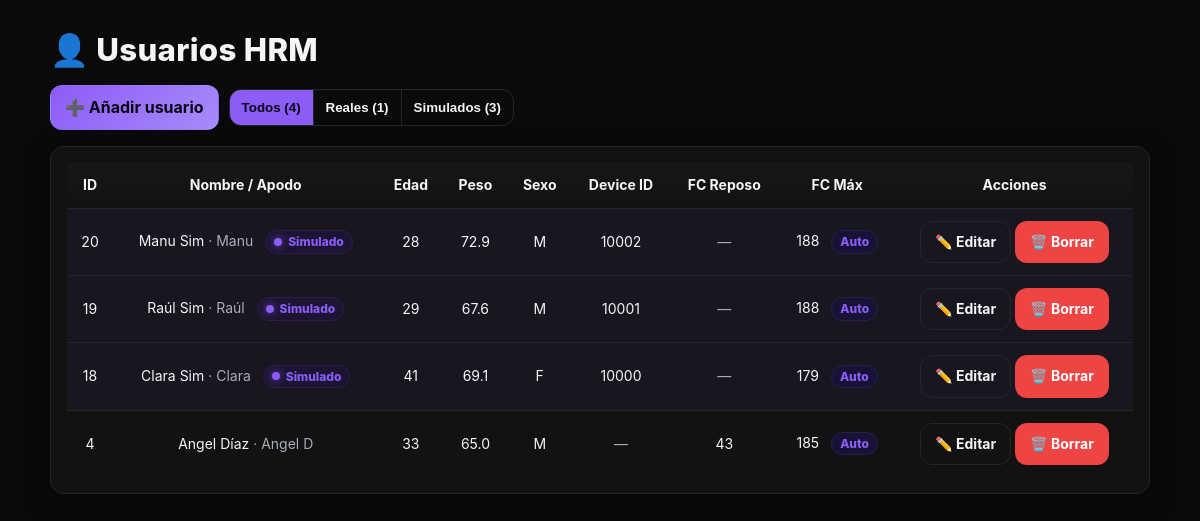
/users, run on an earlier commit of the app's database.
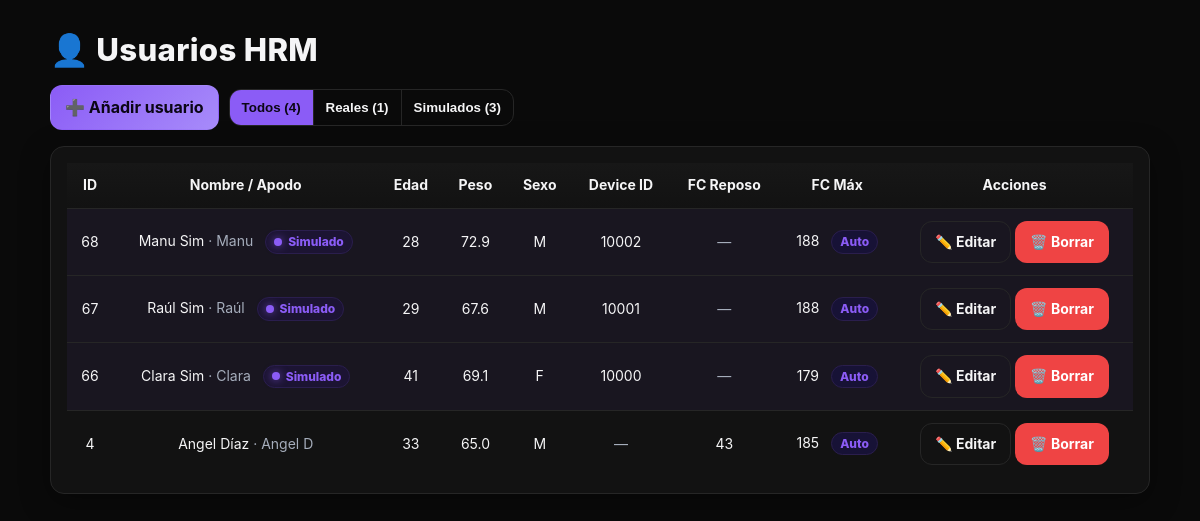
And on a later commit of the database.
### tables this page shows
CREATE TABLE users (
  id INTEGER PRIMARY KEY AUTOINCREMENT,
  nombre    TEXT NOT NULL,
  apellido  TEXT NOT NULL,
  apodo     TEXT NOT NULL,
  edad      INTEGER,            -- legacy (opcional)
  peso      REAL,
  device_id INTEGER UNIQUE,
  sexo      TEXT,               -- 'M' o 'F' (sin CHECK para no romper migraciones)
  hr_rest   INTEGER,            -- FC en reposo (opcional; puede ser NULL)
  hr_max    INTEGER,            -- FC máxima (opcional)
  is_sim    INTEGER DEFAULT 0,  -- 0=real, 1=simulado
  dob       TEXT,               -- YYYY-MM-DD (opcional)
  hr_max_auto INTEGER DEFAULT 1 -- 1=auto (Tanaka), 0=manual
);

### hr_server.py (the view)
@app.route("/users")
def users_list():
    users = db.list_users()
    return render_template("users.html", users=users)

### db.py (called while the page is built)
@contextmanager
def get_conn():
    DB_PATH.parent.mkdir(parents=True, exist_ok=True)
    conn = sqlite3.connect(DB_PATH)
    try:
        yield conn
    finally:
        conn.close()

def _ensure_schema():
    with get_conn() as conn:
        conn.execute(SCHEMA)
        cols = {r[1] for r in conn.execute("PRAGMA table_info(users)").fetchall()}
        if "sexo" not in cols:
            conn.execute("ALTER TABLE users ADD COLUMN sexo TEXT")
        if "hr_rest" not in cols:
            conn.execute("ALTER TABLE users ADD COLUMN hr_rest INTEGER")
        if "hr_max" not in cols:
            conn.execute("ALTER TABLE users ADD COLUMN hr_max INTEGER")
        if "is_sim" not in cols:
            conn.execute("ALTER TABLE users ADD COLUMN is_sim INTEGER DEFAULT 0")
        if "dob" not in cols:
            conn.execute("ALTER TABLE users ADD COLUMN dob TEXT")
        if "hr_max_auto" not in cols:
            conn.execute("ALTER TABLE users ADD COLUMN hr_max_auto INTEGER DEFAULT 1")
        conn.execute(IDX)
        conn.commit()

def list_users():
    _ensure_schema()
    with get_conn() as conn:
        cur = conn.cursor()
        cur.execute("""
            SELECT id, nombre, apellido, apodo, edad, peso, device_id, sexo,
                   hr_rest, hr_max, is_sim, dob, hr_max_auto
            FROM users
            ORDER BY id DESC
        """)
        rows = cur.fetchall()
        return [row_to_dict(r) for r in rows]

def row_to_dict(r):
    return {
        "id":          r[0],
        "nombre":      r[1],
        "apellido":    r[2],
        "apodo":       r[3],
        "edad":        r[4],
        "peso":        r[5],
        "device_id":   r[6],
        "sexo":        r[7],
        "hr_rest":     r[8],
        "hr_max":      r[9],
        "is_sim":      r[10],
        "dob":         r[11],
        "hr_max_auto": r[12],
    }

### hr_server.py (called while the page is built)
def age_from_dob(dob_str):
    if not dob_str:
        return None
    try:
        y, m, d = map(int, dob_str.split('-'))
        dob = date(y, m, d)
        today = date.today()
        age = today.year - dob.year - ((today.month, today.day) < (dob.month, dob.day))
        return max(0, age)
    except Exception:
        return None

def tanaka_from_age(age):
    try:
        e = int(age)
        if e > 0:
            return int(round(208 - 0.7 * e))
    except Exception:
        pass
    return None

def tanaka_from_dob(dob_str):
    a = age_from_dob(dob_str)
    return tanaka_from_age(a)

### templates/users.html (shortened to what this page needs)
<!doctype html>
<html lang="es">
<head>
  <link rel="stylesheet" href="/static/brand.css">
</head>
<body>
  <div class="wrap">
    <h1>👤 Usuarios HRM</h1>
    <div class="toolbar">
      <a class="btn btn-accent" href="{{ url_for('add_user') }}">➕ Añadir usuario</a>
      <div class="filters" role="group" aria-label="Filtro">
        <button type="button" class="active" data-filter="all" id="btn-all">Todos (0)</button>
        <button type="button" data-filter="real" id="btn-real">Reales (0)</button>
        <button type="button" data-filter="sim" id="btn-sim">Simulados (0)</button>
      </div>
    </div>
    <div class="panel card-pad table-wrap">
      <table id="tab">
        <thead>
          <tr>
            <th>ID</th>
            <th>Nombre / Apodo</th>
            <th>Edad</th>
            <th>Peso</th>
            <th>Sexo</th>
            <th>Device ID</th>
            <th>FC Reposo</th>
            <th>FC Máx</th>
            <th>Acciones</th>
          </tr>
        </thead>
        <tbody>
          {% for u in users %}
          {% set edad_disp = (u.dob|age_from_dob) or u.edad %}
          {% set hrmax_disp = u.hr_max if u.hr_max else ((u.dob|tanaka_dob) or (u.edad|tanaka)) %}
          <tr class="{{ 'sim' if u.is_sim else '' }}" data-is-sim="{{ 1 if u.is_sim else 0 }}">
            <td>{{ u.id }}</td>
            <td>
              {{ u.nombre }} {{ u.apellido }}
              {% if u.apodo %} <span class="muted">· {{ u.apodo }}</span>{% endif %}
              {% if u.is_sim %}
                <span class="badge" title="Usuario simulado">
                  <span class="dot"></span> Simulado
                </span>
              {% endif %}
            </td>
            <td class="{{ 'muted' if not edad_disp }}">{{ edad_disp or '—' }}</td>
            <td class="{{ 'muted' if not u.peso }}">{{ u.peso or '—' }}</td>
            <td class="{{ 'muted' if not u.sexo }}">{{ u.sexo or '—' }}</td>
            <td class="{{ 'muted' if not u.device_id }}">{{ u.device_id or '—' }}</td>
            <td class="{{ 'muted' if not u.hr_rest }}">{{ u.hr_rest or '—' }}</td>
            <td class="{{ 'muted' if not hrmax_disp }}">
              {{ hrmax_disp or '—' }}
              {% if hrmax_disp %}
                {% if u.hr_max_auto == 1 %}
                  <span class="badge badge-pill badge-inline badge-auto" title="Calculada automáticamente (Tanaka)">Auto</span>
                {% else %}
                  <span class="badge badge-pill badge-inline badge-manual" title="Valor manual (no se ajusta con la edad)">Manual</span>
                {% endif %}
              {% endif %}
            </td>
            <td>
              <a class="btn btn-ghost" href="{{ url_for('edit_user', user_id=u.id) }}">✏️ Editar</a>
              <a class="btn btn-danger" href="{{ url_for('delete_user', user_id=u.id) }}"
                 onclick="return confirm('¿Borrar usuario &quot;{{ u.apodo or u.nombre }}&quot;?')">🗑️ Borrar</a>
            </td>
          </tr>
          {% endfor %}
        </tbody>
      </table>
    </div>
  </div>
</body>
</html>

### static/brand.css (style rules this page uses)
:root { --bg:#0a0a0a; --card:#121212; --text:#f5f5f6; --muted:#a5adbb; --border:#262626; --accent:#8b5cf6; --accent-2:#a78bfa; --danger:#ef4444; --ok:#22c55e; --shadow-lg: 0 8px 30px rgba(0,0,0,.35); --radius: 14px; --ff-ui: "Inter", ui-sans-serif, system-ui, -apple-system, "Segoe UI", Roboto, Arial, "Noto Sans", sans-serif; --ff-head: "Space Grotesk", var(--ff-ui); --fs-h1: clamp(1.25rem, 2.6vw, 2rem); --fs-ui: 16px; --fs-small: 13px; --page-pad: clamp(14px, 3.2vw, 28px); --wrap-w: 1100px; }
* { box-sizing:border-box; }
html,body { height:100%; }
html { background:var(--bg); color:var(--text); }
body { margin:0; padding:var(--page-pad); font-family:var(--ff-ui); font-size:var(--fs-ui); line-height:1.45; }
.wrap { max-width:var(--wrap-w); margin:0 auto; }
h1 { margin:0 0 12px; font-family:var(--ff-head); font-weight:800; letter-spacing:.3px; font-size:var(--fs-h1); }
.toolbar { display:flex; gap:10px; flex-wrap:wrap; align-items:center; margin:10px 0 16px; }
.btn { appearance:none; border:1px solid var(--border); background:var(--card); color:var(--text); border-radius:12px; padding:10px 14px; font-weight:700; cursor:pointer; text-decoration:none; display:inline-flex; align-items:center; gap:8px; transition: border-color .2s ease, transform .06s ease; }
.btn-accent { background:linear-gradient(135deg,var(--accent),var(--accent-2)); color:#0b0615; border-color:transparent; }
.btn-ghost { background:transparent; }
.btn-danger { background:var(--danger); color:#fff; border-color:transparent; }
.filters { display:inline-flex; gap:0; border:1px solid var(--border); border-radius:12px; overflow:hidden; }
.filters button { border:none; background:transparent; color:var(--text); padding:10px 12px; font-weight:800; cursor:pointer; }
.filters button + button { border-left:1px solid var(--border); }
.filters button.active { background:var(--accent); color:#0b0615; }
.panel { background:var(--card); border:1px solid var(--border); border-radius:var(--radius); box-shadow: var(--shadow-lg); }
.table-wrap { overflow:auto; border-radius:var(--radius); }
table { width:100%; border-collapse:collapse; min-width:780px; }
th,td { padding:12px; text-align:center; border-bottom:1px solid var(--border); font-size:14px; }
thead th { background:linear-gradient(180deg, #171717, #121212); font-family:var(--ff-head); }
tbody tr:last-child td { border-bottom:none; }
tr.sim { background: rgba(139,92,246,0.06); }
.muted { color:var(--muted); }
.badge { display:inline-flex; align-items:center; gap:6px; padding:2px 8px; border-radius:999px; font-size:12px; font-weight:800; background:#1c1433; color:var(--accent); border:1px solid #2a1e4d; margin-left:8px; }
.badge-auto { background:#171236; border-color:#2a1e4d; color:var(--accent); }
.badge-pill { padding:2px 8px; border-radius:999px; font-size:12px; font-weight:800; }
.badge-inline { margin-left:8px; }
.badge .dot { width:8px; height:8px; border-radius:50%; background:var(--accent); box-shadow: 0 0 8px rgba(139,92,246, .7); }
.card-pad { padding:16px; }

What changed in the data, as far as the page shows it:
removed users: id "20", nombre "Manu", apellido "Sim", apodo "Manu", is_sim 1 (drawn), edad "28", peso "72.9", sexo "M", device "10002", hr_rest "—", hr_max "188", hr_max_auto "Auto"
removed users: id "19", nombre "Raúl", apellido "Sim", apodo "Raúl", is_sim 1 (drawn), edad "29", peso "67.6", sexo "M", device "10001", hr_rest "—", hr_max "188", hr_max_auto "Auto"
removed users: id "18", nombre "Clara", apellido "Sim", apodo "Clara", is_sim 1 (drawn), edad "41", peso "69.1", sexo "F", device "10000", hr_rest "—", hr_max "179", hr_max_auto "Auto"
added users: id "68", nombre "Manu", apellido "Sim", apodo "Manu", is_sim 1 (drawn), edad "28", peso "72.9", sexo "M", device "10002", hr_rest "—", hr_max "188", hr_max_auto "Auto"
added users: id "67", nombre "Raúl", apellido "Sim", apodo "Raúl", is_sim 1 (drawn), edad "29", peso "67.6", sexo "M", device "10001", hr_rest "—", hr_max "188", hr_max_auto "Auto"
added users: id "66", nombre "Clara", apellido "Sim", apodo "Clara", is_sim 1 (drawn), edad "41", peso "69.1", sexo "F", device "10000", hr_rest "—", hr_max "179", hr_max_auto "Auto"
